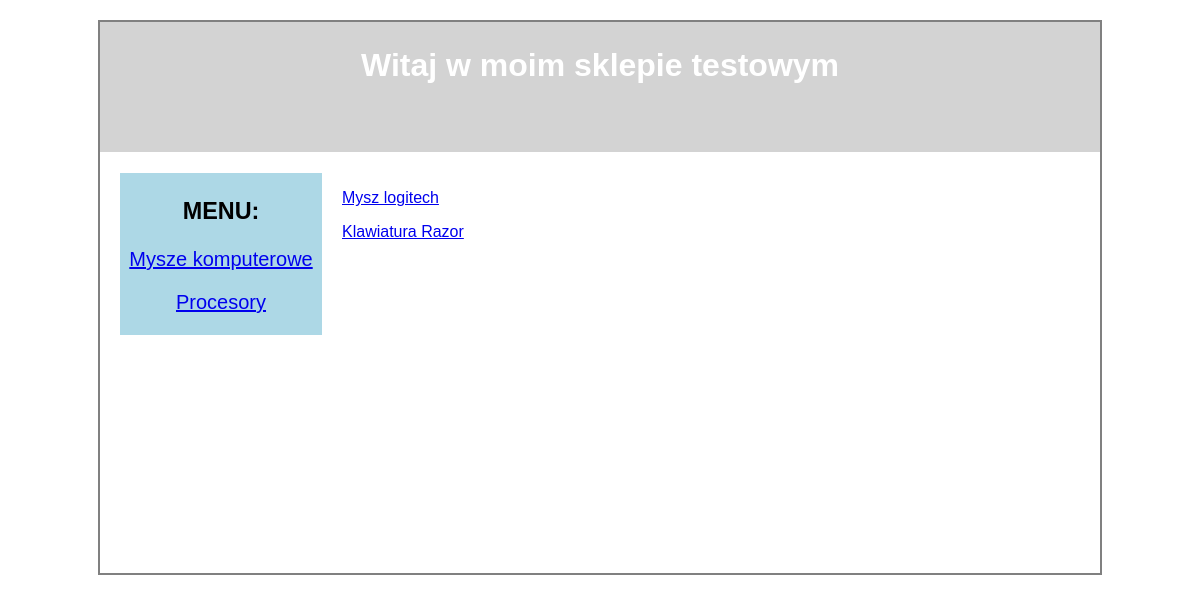
/kategoria/1/, run on an earlier commit of the app's database.
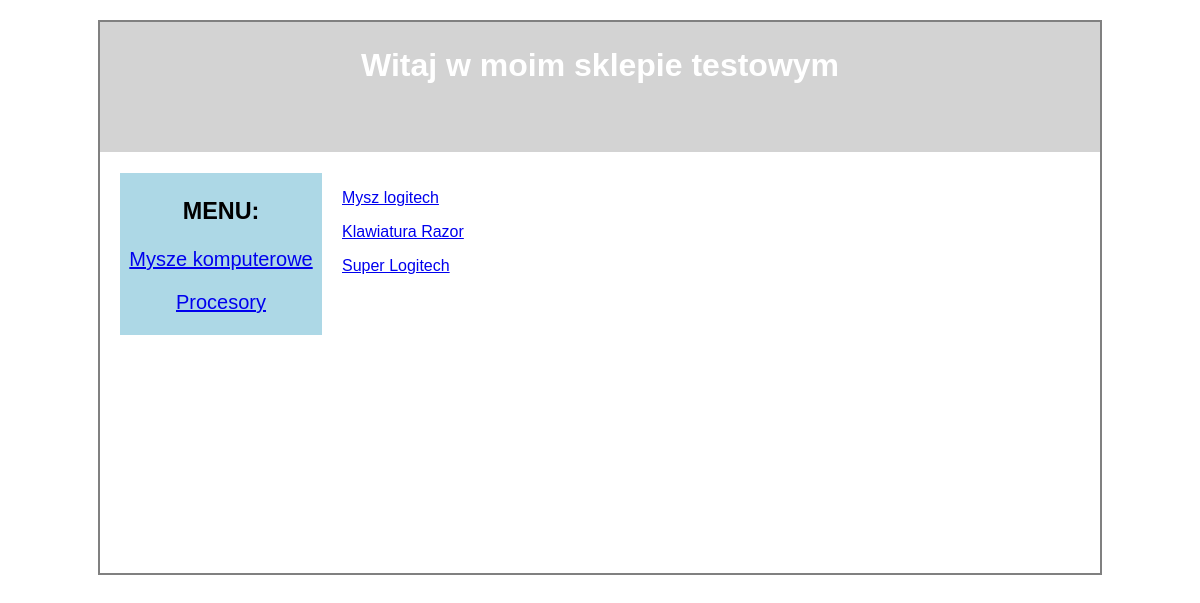
And on a later commit of the database.
### Produkty/models.py (models this page shows, shortened)
class Kategoria(models.Model):
    nazwa = models.CharField(max_length=60)
    class Meta:
        verbose_name = "Kategoria"
        verbose_name_plural = "Kategorie"

class Produkty(models.Model):
    producent = models.ForeignKey(Producent, on_delete=models.CASCADE,null=True)
    kategoria = models.ForeignKey(Kategoria,null=True,blank=True,on_delete=models.CASCADE)
    nazwa = models.CharField(max_length=100)
    opis = models.TextField(blank=True)
    cena = models.DecimalField(max_digits=12,decimal_places=2)
    class Meta:
        verbose_name = "Produkt"
        verbose_name_plural = "Produkty"

### Produkty/views.py (the view)
# urls.py: path('kategoria/<id>/', kategoria, name='kategoria'),
def kategoria(request, id):
    kategoria_user = Kategoria.objects.get(pk=id)
    kategoria_produkt = Produkty.objects.filter(kategoria = kategoria_user)
    kategorie = Kategoria.objects.all()
    dane={"kategoria_user": kategoria_user,
          "kategoria_produkt": kategoria_produkt,
          "kategorie" : kategorie}
    return render(request,'kategoria_produkt.html',dane)

### Produkty/Templates/kategoria_produkt.html (shortened to what this page needs)
{% extends 'szablon.html' %}
    {% block produkt %}
    {% if kategoria_produkt %}
        {% for produkt in kategoria_produkt %}
        <p><a href =  "/produkt/{{ produkt.id }}"> {{ produkt.nazwa }} </a></p>
        {% endfor %}
    {% endif %}
 {% endblock %}

### Produkty/Templates/szablon.html (shortened to what this page needs)
{% load static %}
<!doctype html>
<html lang="pl">
<head>
    <link rel="stylesheet" href="{% static 'css/style.css' %}">
</head>
<body>
<div id = "container">
        <h1 id="header"> Witaj w moim sklepie testowym </h1>
         <div id="sidemenu">
            <h3 id="menu"> MENU: </h3>
            {% for kat in kategorie %}
            <p id="kategorie"><a href = "/kategoria/{{ kat.id }}"> {{ kat.nazwa }} </a></p>
            {% endfor  %}
        </div>
        <div id = "main">
            {% block produkt %}     {% endblock produkt %}
        </div>
    </div>
</body>
</html>

### Produkty/Static/CSS/style.css (style rules this page uses)
* { font-family: sans-serif; }
#container { margin-top: 20px; margin-bottom: 50px; border: 2px solid grey; width: 1000px; margin-left: auto; margin-right: auto; height: auto; }
#header { margin-top: 0px; text-align: center; font-size: 200%; color:white; background-color: lightgrey; height: 80px; padding: 25px; }
#sidemenu { margin-top: 0px; display: inline-block; width: 200px; height: auto; background-color: lightblue; font-size: 20px; border: 1px solid lightblue; margin-left: 20px; margin-right: 20px; float:left; text-align: center; }
#main { display: inline-block; width: 700px; height: 400px; background-color: lightblur font-size: 15px; }

What changed in the data, as far as the page shows it:
added Produkty: nazwa "Super Logitech"
